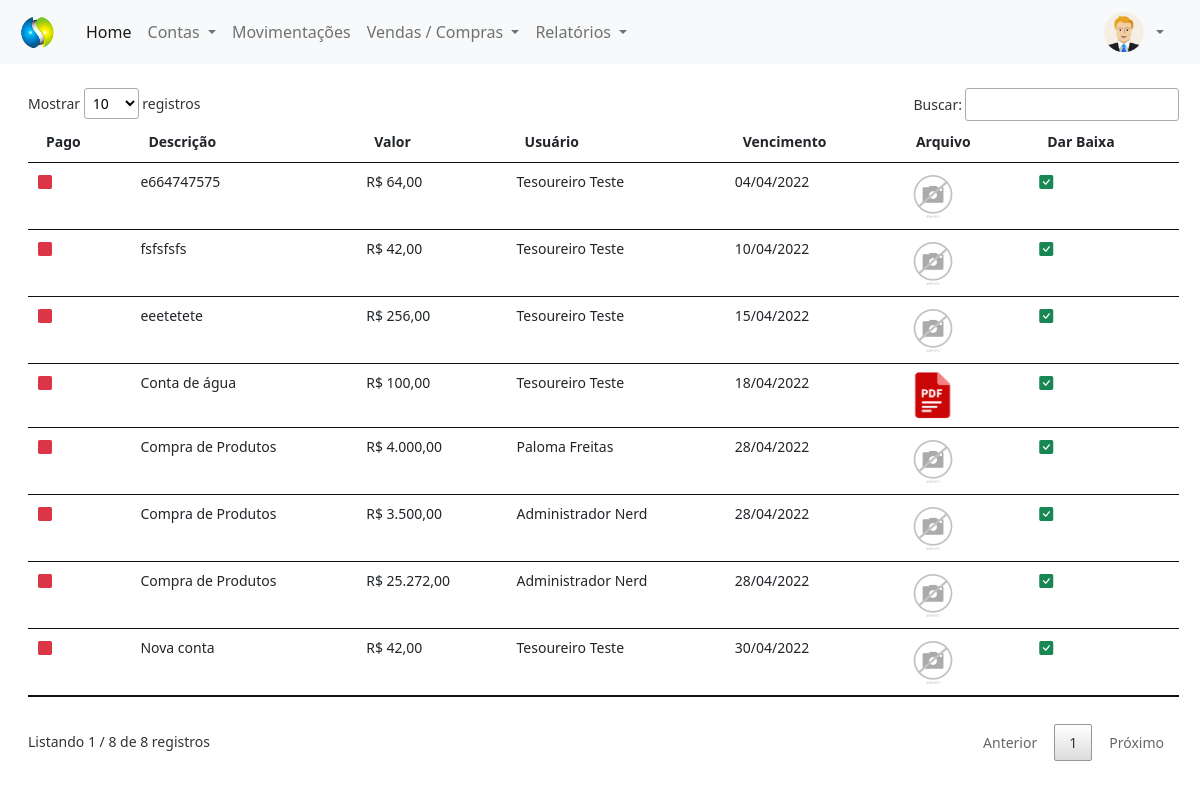
The app's page /painel-tesoureiro/index.php?pagina=contas_pagar_vencidas (signed in) with its own data.
### tables this page shows
CREATE TABLE `contas_pagar` (
  `id` int(11) NOT NULL,
  `descricao` varchar(100) NOT NULL,
  `valor` decimal(8,2) NOT NULL,
  `usuario` int(11) NOT NULL,
  `pago` varchar(5) NOT NULL,
  `data` date NOT NULL,
  `vencimento` date NOT NULL,
  `arquivo` varchar(150) DEFAULT NULL,
  `id_compra` int(11) NOT NULL
);

CREATE TABLE `usuarios` (
  `id` int(11) NOT NULL,
  `nome` varchar(80) NOT NULL,
  `email` varchar(80) NOT NULL,
  `cpf` varchar(15) NOT NULL,
  `senha` varchar(20) NOT NULL,
  `nivel` varchar(20) NOT NULL
);

### painel-tesoureiro/contas_pagar_vencidas.php (the view, shortened to what this page needs)
<?php
$pag = 'contas_pagar';
require_once('../conexao.php');
?>
<div class="mt-4" style="margin-right:25px">
    <?php
    $query = $pdo->query("SELECT * from contas_pagar where vencimento < curDate() and pago != 'Sim' order by vencimento asc");
    $res = $query->fetchAll(PDO::FETCH_ASSOC);
    $total_reg = @count($res);
    if ($total_reg > 0) {
    ?>
        <small>
            <table id="usuarios" class="table table-hover my-4" style="width:100%">
                <thead>
                    <tr>
                        <th>Pago</th>
                        <th>Descrição</th>
                        <th>Valor</th>
                        <th>Usuário</th>
                        <th>Vencimento</th>
                        <th>Arquivo</th>
                        <th>Dar Baixa</th>
                    </tr>
                </thead>
                <tbody>
                    <?php
                    for ($i = 0; $i < $total_reg; $i++) {
                        $id_usu = $res[$i]['usuario'];
                        $query2 = $pdo->query("SELECT * from usuarios where id = '$id_usu'");
                        $res2 = $query2->fetchAll(PDO::FETCH_ASSOC);
                        $nome_usu = $res2[0]['nome'];
                        $vencimento = $res[$i]['vencimento'];
                        if ($res[$i]['pago'] == 'Sim') {
                            $classe = 'text-success';
                        } else {
                            $classe = 'text-danger';
                        }
                        $extensao = strchr($res[$i]['arquivo'], '.');
                        if ($extensao == '.pdf') {
                            $arquivo_pasta = 'pdf.png';
                        } else {
                            $arquivo_pasta = $res[$i]['arquivo'];
                        }
                    ?>
                        <tr>
                            <td>
                                <i class="bi bi-square-fill <?php echo $classe; ?>"></i>
                            </td>
                            <td>
                                <?php echo $res[$i]['descricao']; ?>
                            </td>
                            <td>
                                R$ <?php echo number_format($res[$i]['valor'], 2, ',', '.'); ?>
                            </td>
                            <td><?php echo $nome_usu ?></td>
                            <td>
                                <?php echo implode('/', array_reverse(explode('-', $vencimento)));
                                ?>
                            </td>
                            <td>
                                <a href="../img/<?php echo $pag ?>/<?php echo $res[$i]['arquivo'] ?>" type="button" title="Ver Arquivo" style="text-decoration: none" target="_blank">
                                    <img src="../img/<?php echo $pag ?>/<?php echo $arquivo_pasta ?>" width="50px">
                                </a>
                            </td>
                            <td>
                                    <a href="index.php?pagina=contas_pagar_vencidas&funcao=baixar&id=<?php echo $res[$i]['id']; ?>" title="Baixar Registro">
                                        <i class="bi bi-check-square-fill text-success" style="text-decoration: none"></i>
                                    </a>
                            </td>
                        </tr>
                    <?php }
                    ?>
                </tbody>
            </table>
        </small>
    <?php } else {
        echo "Não existem dados para serem exibidos!";
    } ?>
</div>

### records on screen
contas_pagar: descricao "e664747575", valor "64,00", usuarios.nome "Tesoureiro Teste", vencimento "04/04/2022", arquivo (picture)
contas_pagar: descricao "fsfsfsfs", valor "42,00", usuarios.nome "Tesoureiro Teste", vencimento "10/04/2022", arquivo (picture)
contas_pagar: descricao "eeetetete", valor "256,00", usuarios.nome "Tesoureiro Teste", vencimento "15/04/2022", arquivo (picture)
contas_pagar: descricao "Conta de água", valor "100,00", usuarios.nome "Tesoureiro Teste", vencimento "18/04/2022", shows a picture
contas_pagar: descricao "Compra de Produtos", valor "4.000,00", usuarios.nome "Paloma Freitas", vencimento "28/04/2022", arquivo (picture)
contas_pagar: descricao "Compra de Produtos", valor "3.500,00", usuarios.nome "Administrador Nerd", vencimento "28/04/2022", arquivo (picture)
contas_pagar: descricao "Compra de Produtos", valor "25.272,00", usuarios.nome "Administrador Nerd", vencimento "28/04/2022", arquivo (picture)
contas_pagar: descricao "Nova conta", valor "42,00", usuarios.nome "Tesoureiro Teste", vencimento "30/04/2022", arquivo (picture)
